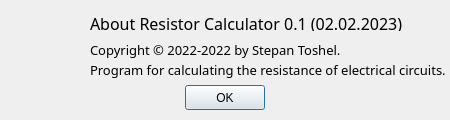
<?xml version="1.0" encoding="UTF-8"?>
<ui version="4.0">
 <class>About</class>
 <widget class="QDialog" name="About">
  <property name="geometry">
   <rect>
    <x>0</x>
    <y>0</y>
    <width>450</width>
    <height>120</height>
   </rect>
  </property>
  <property name="minimumSize">
   <size>
    <width>450</width>
    <height>120</height>
   </size>
  </property>
  <property name="maximumSize">
   <size>
    <width>450</width>
    <height>120</height>
   </size>
  </property>
  <property name="windowTitle">
   <string>About</string>
  </property>
  <widget class="QLabel" name="labelName">
   <property name="geometry">
    <rect>
     <x>90</x>
     <y>15</y>
     <width>331</width>
     <height>16</height>
    </rect>
   </property>
   <property name="font">
    <font>
     <family>Rubik Medium</family>
     <pointsize>12</pointsize>
     <weight>50</weight>
     <bold>false</bold>
     <kerning>true</kerning>
    </font>
   </property>
   <property name="text">
    <string>About Resistor Calculator 0.1 (02.02.2023)</string>
   </property>
  </widget>
  <widget class="QPushButton" name="ButtonOk">
   <property name="geometry">
    <rect>
     <x>185</x>
     <y>85</y>
     <width>80</width>
     <height>25</height>
    </rect>
   </property>
   <property name="text">
    <string>OK</string>
   </property>
  </widget>
  <widget class="QLabel" name="labelCopyright">
   <property name="geometry">
    <rect>
     <x>90</x>
     <y>40</y>
     <width>281</width>
     <height>20</height>
    </rect>
   </property>
   <property name="font">
    <font>
     <family>Rubik</family>
     <pointsize>10</pointsize>
     <kerning>true</kerning>
    </font>
   </property>
   <property name="text">
    <string>Copyright © 2022-2022 by Stepan Toshel.</string>
   </property>
  </widget>
  <widget class="QLabel" name="labelDescription">
   <property name="geometry">
    <rect>
     <x>90</x>
     <y>60</y>
     <width>361</width>
     <height>20</height>
    </rect>
   </property>
   <property name="font">
    <font>
     <family>Rubik</family>
     <pointsize>10</pointsize>
     <kerning>true</kerning>
    </font>
   </property>
   <property name="text">
    <string>Program for calculating the resistance of electrical circuits.</string>
   </property>
   <property name="scaledContents">
    <bool>true</bool>
   </property>
  </widget>
  <widget class="QLabel" name="labelIcon">
   <property name="geometry">
    <rect>
     <x>10</x>
     <y>10</y>
     <width>70</width>
     <height>70</height>
    </rect>
   </property>
   <property name="minimumSize">
    <size>
     <width>70</width>
     <height>70</height>
    </size>
   </property>
   <property name="maximumSize">
    <size>
     <width>70</width>
     <height>70</height>
    </size>
   </property>
   <property name="styleSheet">
    <string notr="true">image: url(:/newPrefix/icon.png);</string>
   </property>
   <property name="text">
    <string/>
   </property>
  </widget>
 </widget>
 <resources>
  <include location="images/icon.qrc"/>
 </resources>
 <connections/>
</ui>
